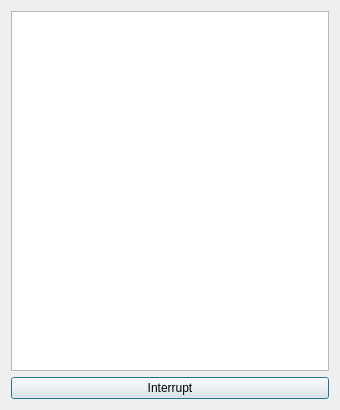
<?xml version="1.0" encoding="UTF-8"?>
<ui version="4.0">
 <class>Dialog</class>
 <widget class="QDialog" name="Dialog">
  <property name="geometry">
   <rect>
    <x>0</x>
    <y>0</y>
    <width>340</width>
    <height>410</height>
   </rect>
  </property>
  <property name="windowTitle">
   <string>Progress</string>
  </property>
  <layout class="QVBoxLayout" name="verticalLayout">
   <item>
    <widget class="QListWidget" name="output"/>
   </item>
   <item>
    <widget class="QPushButton" name="interrupt">
     <property name="text">
      <string>Interrupt</string>
     </property>
    </widget>
   </item>
  </layout>
 </widget>
 <resources/>
 <connections/>
</ui>
